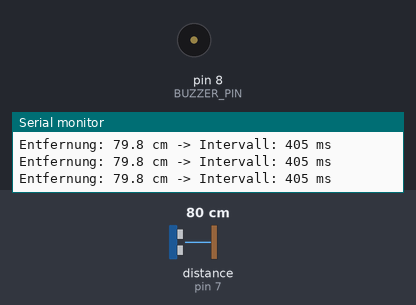
This sketch was run on a simulated Arduino Uno, built with avr-gcc and run on an emulated ATmega328P. On the bench: buzzer (waves = sounding, pin HIGH), the last lines printed to the serial monitor. Wiring (from diagram.json): ultrasonic range finder: trigger pin 6; echo pin 7. Inputs (shaded band) come from the test bench; at power-on: distance to the obstacle (sensor on pin 7) 80 cm. The echo pulse lasts 58.3 µs per cm; pins used as bus, display or sensor lines are not drawn.

Above: at 1.2 s.
1.3 s: distance to the obstacle (sensor on pin 7) set to 7 cm
At 1.8 s:
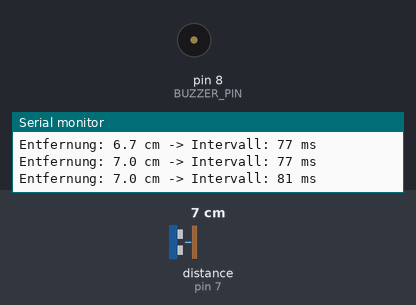
4.3 s: distance to the obstacle (sensor on pin 7) set to 4 cm
At 5.1 s:
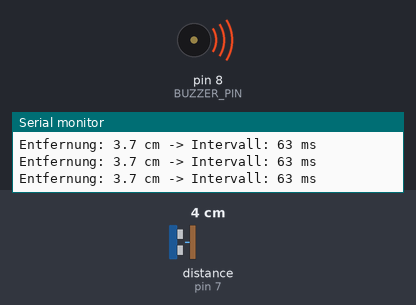
7.3 s: distance to the obstacle (sensor on pin 7) set to 18 cm
At 7.59 s:
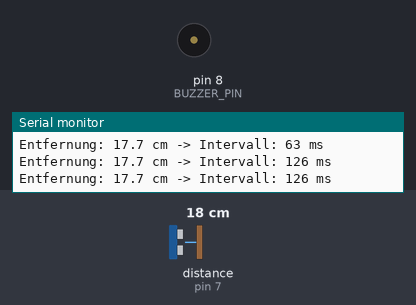
Timing chart, 0 to 16.3 s (numbered marks = the images above; inputs shaded):
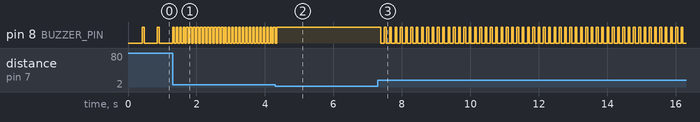

The sketch:

challenge2_alarm.ino
```cpp
// Challenge 2: Entfernungs-Alarm mit Buzzer
// Buzzer piept schneller, je naeher das Objekt ist
// Wie ein Einparksensor im Auto

#define TRIGGER_PIN 6
#define ECHO_PIN 7
#define BUZZER_PIN 8

// Entfernungsbereiche fuer Piep-Intervalle
const int ALARM_RANGE = 100;    // Maximale Alarmreichweite in cm
const int MIN_DELAY = 50;       // Kuerzeste Pause (sehr nah)
const int MAX_DELAY = 500;      // Laengste Pause (weit weg)
const int BEEP_DURATION = 50;   // Dauer eines Piep-Tons

unsigned long lastBeepTime = 0;
int currentDelay = MAX_DELAY;

void setup() {
    Serial.begin(9600);

    pinMode(TRIGGER_PIN, OUTPUT);
    pinMode(ECHO_PIN, INPUT);
    pinMode(BUZZER_PIN, OUTPUT);

    Serial.println("Ultraschall-Alarm");
    Serial.println("Naeher = schnelleres Piepen");
}

float measureDistance() {
    // Trigger-Signal senden
    digitalWrite(TRIGGER_PIN, LOW);
    delayMicroseconds(2);
    digitalWrite(TRIGGER_PIN, HIGH);
    delayMicroseconds(10);
    digitalWrite(TRIGGER_PIN, LOW);

    // Echo messen
    long duration = pulseIn(ECHO_PIN, HIGH, 30000);

    if (duration == 0) {
        return -1;
    }

    return (duration / 2.0) / 29.1;
}

void updateAlarm(float distance) {
    if (distance < 0 || distance > ALARM_RANGE) {
        // Ausserhalb Reichweite - kein Alarm
        currentDelay = 0;  // Kein Piepen
        digitalWrite(BUZZER_PIN, LOW);
        return;
    }

    // Piep-Intervall basierend auf Entfernung berechnen
    // Naeher = kuerzeres Intervall
    currentDelay = map((int)distance, 0, ALARM_RANGE, MIN_DELAY, MAX_DELAY);
    currentDelay = constrain(currentDelay, MIN_DELAY, MAX_DELAY);

    // Dauerton bei sehr nahen Objekten (unter 5cm)
    if (distance < 5) {
        digitalWrite(BUZZER_PIN, HIGH);
        return;
    }

    // Piep-Logik mit Millis (nicht blockierend)
    unsigned long currentTime = millis();

    if (currentTime - lastBeepTime >= currentDelay) {
        // Kurzer Piep-Ton
        digitalWrite(BUZZER_PIN, HIGH);
        delay(BEEP_DURATION);
        digitalWrite(BUZZER_PIN, LOW);
        lastBeepTime = currentTime;
    }
}

void loop() {
    float dist = measureDistance();

    if (dist > 0) {
        Serial.print("Entfernung: ");
        Serial.print(dist, 1);
        Serial.print(" cm");

        if (dist <= ALARM_RANGE) {
            Serial.print(" -> Intervall: ");
            Serial.print(currentDelay);
            Serial.println(" ms");
        } else {
            Serial.println(" -> Kein Alarm");
        }

        updateAlarm(dist);
    } else {
        Serial.println("Messfehler");
        digitalWrite(BUZZER_PIN, LOW);
    }

    delay(50);  // Kurze Pause fuer schnelle Reaktion
}
```

Measured:
- the behaviour switches between 6 and 5 cm on distance to the obstacle (sensor on pin 7) (found by bisection; images 1 and 2)
- after the input at 1.3 s, pin 8 (BUZZER_PIN): alternates HIGH for 0.05 s and LOW for 0.05 s, starting after 0.10 s
- after the input at 4.3 s, pin 8 (BUZZER_PIN): goes on until 4.4 s, then stays HIGH
- after the input at 7.3 s, pin 8 (BUZZER_PIN): alternates HIGH for 0.05 s and LOW for 0.10 s, starting after 0.09 s
- by itself, pin 8 (BUZZER_PIN): alternates HIGH for 0.05 s and LOW for 0.39 s
